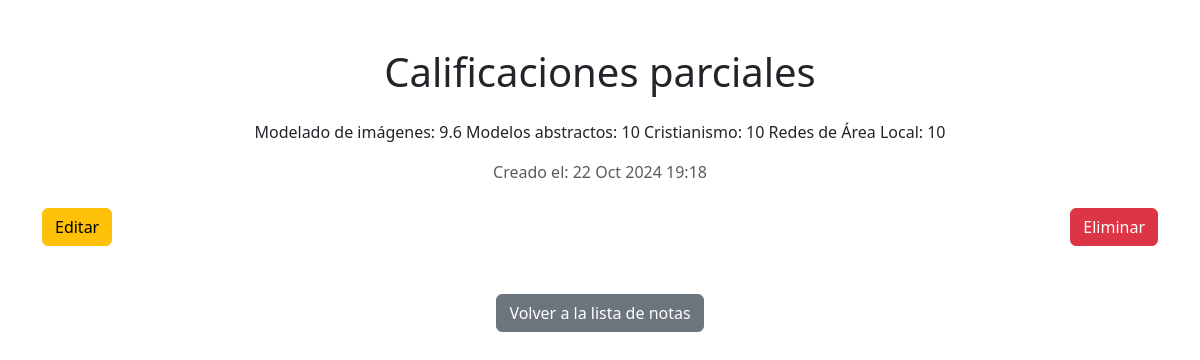
Page /notes_HernandezVivas/19/ on the committed database.
### notes_HernandezVivas/models.py (models this page shows, shortened)
class Note(models.Model):
    user = models.ForeignKey(User, on_delete=models.CASCADE, related_name='notes')
    title = models.CharField(max_length=200)
    content = models.TextField()
    creation_date = models.DateTimeField(auto_now_add=True)

### notes_HernandezVivas/views.py (the view)
# urls.py: path('<int:pk>/', DetailNotaView.as_view(), name='detail'),
class DetailNotaView(DetailView):
    template_name = 'notes/note_detail_HernandezVivas.html'
    model = Note

### templates/notes/note_detail_HernandezVivas.html (shortened to what this page needs)
<!DOCTYPE html>
<html lang="en">
<head>
    <link href="https://cdn.jsdelivr.net/npm/bootstrap@5.3.0-alpha3/dist/css/bootstrap.min.css" rel="stylesheet">
</head>
<body>
    <div class="container my-5">
        <h1 class="text-center">{{ object.title }}</h1>
        <p class="mt-4 text-center">{{ object.content }}</p>
        <p class="text-muted text-center">Creado el: {{ object.creation_date|date:"d M Y H:i" }}</p>
        <div class="d-flex justify-content-between mt-4">
            <a href="{% url 'edit' object.id %}" class="btn btn-warning">Editar</a>
            <a href="{% url 'delete' object.id %}" class="btn btn-danger">Eliminar</a>
        </div>
        <div class="text-center mt-5">
            <a href="{% url 'home' %}" class="btn btn-secondary">Volver a la lista de notas</a>
        </div>
    </div>
</body>
</html>

### rows in the picture
Note: title "Calificaciones parciales", content "Modelado de imágenes: 9.6 Modelos abstractos: 10 Cristianismo: 10 Redes de Área Local: 10", creation_date "22 Oct 2024 19:18"
